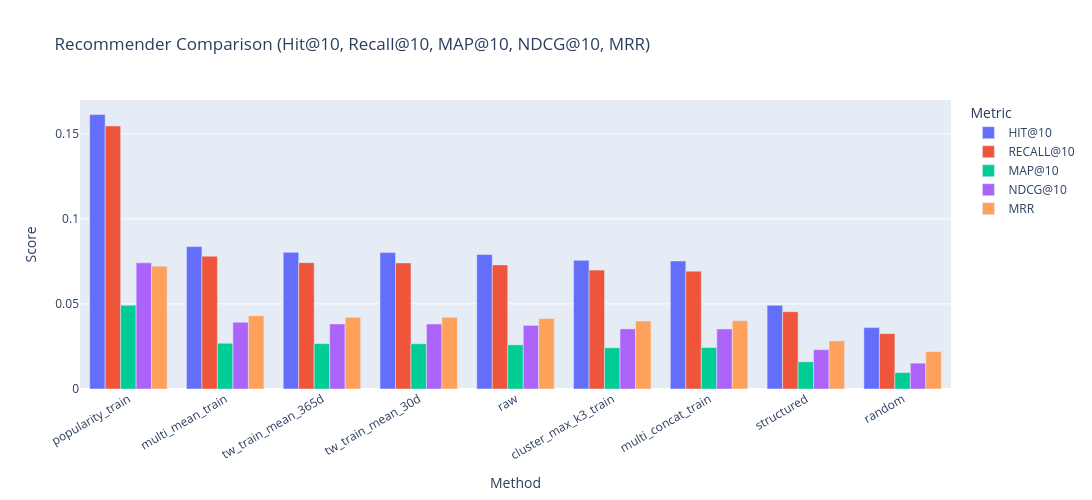

The notebook cell this image was saved under:
### Code cell
import plotly.graph_objects as go

# Filter to core metrics at K=10 for T-form summary
metrics_to_plot = ['hit@10', 'recall@10', 'map@10', 'ndcg@10', 'mrr']

# Lowercase columns if needed
summary_plot = summary_ablation.T.copy()
summary_plot.columns = [col.lower() for col in summary_plot.columns]

# Prepare the values for plotting
plot_data = summary_plot.loc[metrics_to_plot]

# Sort methods by descending NDCG@10
ndcg_values = plot_data.loc['ndcg@10'].values
sorted_idx = ndcg_values.argsort()[::-1]  # Descending order
methods_sorted = [plot_data.columns[i] for i in sorted_idx]
plot_data_sorted = plot_data[methods_sorted]

# Prepare a plotly bar chart: each method on X, one bar for each metric
fig = go.Figure()

for metric in metrics_to_plot:
    fig.add_trace(
        go.Bar(
            x=methods_sorted,
            y=plot_data_sorted.loc[metric].values,
            name=metric.upper()
        )
    )

fig.update_layout(
    barmode='group',
    title='Recommender Comparison (Hit@10, Recall@10, MAP@10, NDCG@10, MRR)',
    yaxis_title='Score',
    xaxis_title='Method',
    xaxis_tickangle=-30,
    legend_title="Metric",
    width=1200,
    height=500
)

fig.show()

### Figure 1 — Plotly figure (JSON) as saved in the notebook; plotly's stock layout.template omitted (floating-point values rounded to 4 significant figures)
{"data": [{"name": "HIT@10", "type": "bar", "x": ["popularity_train", "multi_mean_train", "tw_train_mean_365d", "tw_train_mean_30d", "raw", "cluster_max_k3_train", "multi_concat_train", "structured", "random"], "y": [0.1614, 0.08368, 0.08032, 0.08016, 0.07904, 0.0756, 0.07528, 0.0492, 0.03608]}, {"name": "RECALL@10", "type": "bar", "x": ["popularity_train", "multi_mean_train", "tw_train_mean_365d", "tw_train_mean_30d", "raw", "cluster_max_k3_train", "multi_concat_train", "structured", "random"], "y": [0.1546, 0.07805, 0.07427, 0.07411, 0.07294, 0.06989, 0.06924, 0.04544, 0.03254]}, {"name": "MAP@10", "type": "bar", "x": ["popularity_train", "multi_mean_train", "tw_train_mean_365d", "tw_train_mean_30d", "raw", "cluster_max_k3_train", "multi_concat_train", "structured", "random"], "y": [0.04928, 0.02687, 0.02666, 0.0266, 0.02594, 0.02426, 0.0244, 0.01597, 0.009631]}, {"name": "NDCG@10", "type": "bar", "x": ["popularity_train", "multi_mean_train", "tw_train_mean_365d", "tw_train_mean_30d", "raw", "cluster_max_k3_train", "multi_concat_train", "structured", "random"], "y": [0.07413, 0.03921, 0.03827, 0.03819, 0.0374, 0.03532, 0.0353, 0.02311, 0.0152]}, {"name": "MRR", "type": "bar", "x": ["popularity_train", "multi_mean_train", "tw_train_mean_365d", "tw_train_mean_30d", "raw", "cluster_max_k3_train", "multi_concat_train", "structured", "random"], "y": [0.0722, 0.04308, 0.04217, 0.04213, 0.04141, 0.03996, 0.0401, 0.02828, 0.02201]}], "layout": {"barmode": "group", "height": 500, "legend": {"title": {"text": "Metric"}}, "title": {"text": "Recommender Comparison (Hit@10, Recall@10, MAP@10, NDCG@10, MRR)"}, "width": 1200, "xaxis": {"tickangle": -30, "title": {"text": "Method"}}, "yaxis": {"title": {"text": "Score"}}}}
